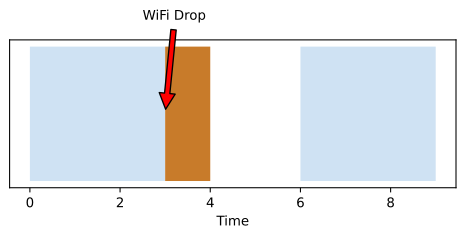

Source code (Python):
import os
import matplotlib.pyplot as plt
fig, ax = plt.subplots(figsize=(6,2))
ax.broken_barh([(0,3)], (0,1), facecolors='#cfe2f3', label='Train')
ax.annotate('WiFi Drop', xy=(3, 0.5), xytext=(2.5, 1.2), arrowprops=dict(facecolor='red', shrink=0.05))
ax.broken_barh([(3,1)], (0,1), facecolors='#c87b2a', label='Serialize')
ax.broken_barh([(6,3)], (0,1), facecolors='#cfe2f3')
ax.set_yticks([])
ax.set_xlabel('Time')
out = os.environ.get('VISUAL_OUT_PATH', 'out.svg')
plt.savefig(out, format='svg', bbox_inches='tight')
